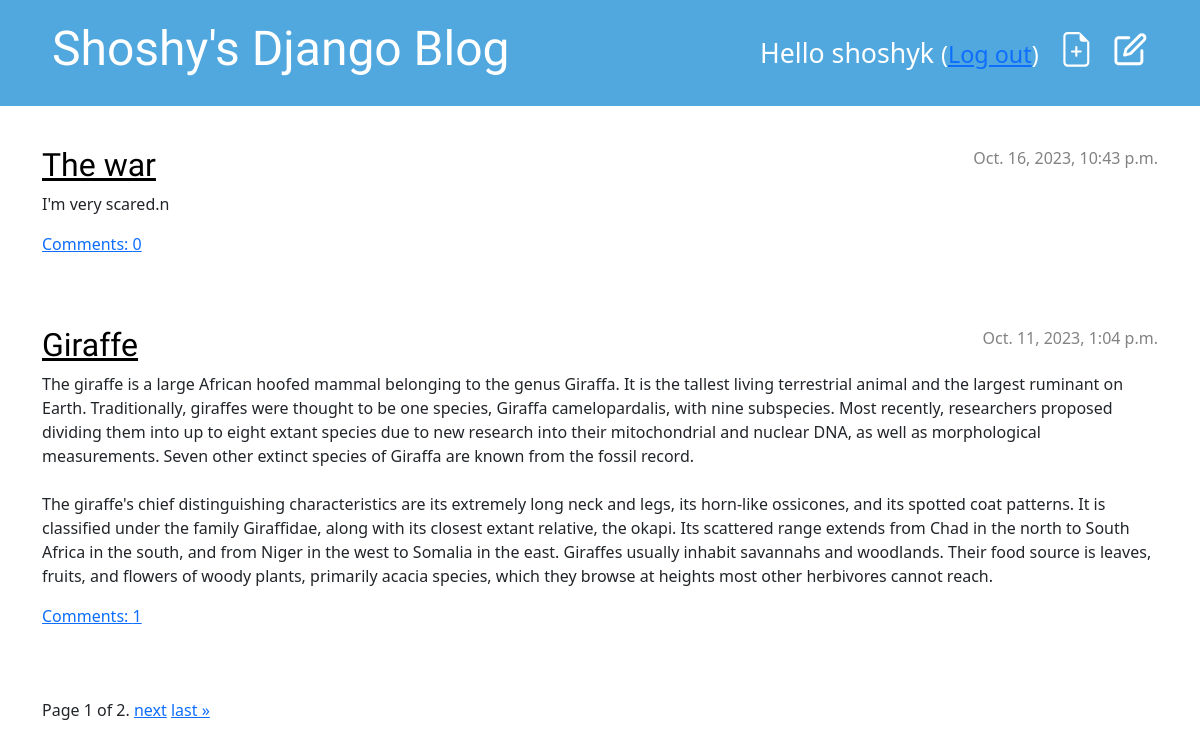
The app's page / (signed in) with its own data.
### blog/models.py (models this page shows, shortened)
class Post(models.Model):
    author = models.ForeignKey(settings.AUTH_USER_MODEL, on_delete=models.CASCADE)
    title = models.CharField(max_length=200)
    text = models.TextField()
    created_date = models.DateTimeField(default=timezone.now)
    published_date = models.DateTimeField(blank=True, null=True)
    def approved_comments(self):
        return self.comments.filter(approved_comment=True)

### blog/views.py (the view)
# urls.py: path('', PostListView.as_view(), name='post_list'),
class PostListView(ListView):
    model = Post
    paginate_by = 2
    queryset = Post.objects.filter(published_date__lte=timezone.now()).order_by('-published_date')
    template_name = 'post_list.html'

### blog/templates/blog/post_list.html (shortened to what this page needs)
{% extends 'blog/base.html' %}
{% block content %}
{% for post in page_obj %}
<article class="post">
    <time class="date">
        {{ post.published_date }}
    </time>
    <h2><a href="{% url 'post_detail' pk=post.pk %}">{{ post.title }}</a></h2>
    <p>{{ post.text|linebreaksbr }}</p>
    <a href="{% url 'post_detail' pk=post.pk %}">Comments: {{ post.approved_comments.count }}</a>
</article>
{% endfor %}
<div class="pagination">
    <span class="step-links">
        <span class="current">
            Page {{ page_obj.number }} of {{ page_obj.paginator.num_pages }}.
        </span>
        {% if page_obj.has_next %}
            <a href="?page={{ page_obj.next_page_number }}">next</a>
            <a href="?page={{ page_obj.paginator.num_pages }}">last &raquo;</a>
        {% endif %}
    </span>
</div>
{% endblock %}

### blog/templates/blog/base.html (shortened to what this page needs)
{% load static %}
<!DOCTYPE html>
<html>
<head>
    <link rel="stylesheet" href="{% static 'css/blog.css' %}">
    <link rel="stylesheet" href="https://cdn.jsdelivr.net/npm/bootstrap@5.1.3/dist/css/bootstrap.min.css"
>
</head>
<body>
<header class="page-header">
    <div class="container">
        {% if user.is_authenticated %}
        <a href="{% url 'post_draft_list' %}" class="top-menu">
            </span></a>
        <a href="{% url 'post_new' %}" class="top-menu">
        </a>
         <p class="top-menu-2">Hello {{ user.username }} <small>(<a href="{% url 'logout' %}">Log out</a>)</small></p>
        {% else %}
        <a href="{% url 'login' %}" class="top-menu">
     {% include './icons/login-icon.svg' %}
         </a>
        {% endif %}
        <h1><a href="/">Shoshy's Django Blog</a></h1>
    </div>
</header>
<main class="container">
    <div class="row">
        <div class="col">
            {% block content %}
            {% endblock %}
        </div>
    </div>
</main>
</body>
</html>

### blog/static/css/blog.css (style rules this page uses)
.page-header { background-color: #50A8DF; margin-top: 0; margin-bottom: 40px; padding: 20px 20px 20px 40px; }
.page-header h1, .page-header h1 a, .page-header h1 a:visited, .page-header h1 a:active { color: #ffffff; font-size: 36pt; text-decoration: none; }
h1, h2, h3, h4 { font-family: 'Lobster', cursive; }
.date { color: #828282; }
.top-menu, .top-menu:hover, .top-menu:visited { color: #ffffff; float: right; font-size: 26pt; margin-right: 20px; }
.top-menu-2, .top-menu-2:hover, .top-menu-2:visited { color: #ffffff; float: right; font-size: 20pt; margin-right: 20px; margin-top: 13px; }
.post { margin-bottom: 70px; }
.post h2 a, .post h2 a:visited { color: #000000; }
.post > .date, .post > .actions { float: right; }

### records on screen
Post: published_date "Oct. 16, 2023, 10:43 p.m.", title "The war", text "I'm very scared.n", approved_comments.count "0"
Post: published_date "Oct. 11, 2023, 1:04 p.m.", title "Giraffe", text "The giraffe is a large African hoofed mammal belonging to the genus Giraffa. It is the tallest living terrestrial animal and the largest ruminant on Earth. Traditionally, giraffes were thought to be one species, Giraffa camelopardalis, with nine subspecies. Most recently, researchers proposed dividing them into up to eight extant species due to new research into their mitochondrial and nuclear DNA, as well as morphological measurements. Seven other extinct species of Giraffa are known from the fossil record. The giraffe's chief distinguishing characteristics are its extremely long neck and legs, its horn-like ossicones, and its spotted coat patterns. It is classified under the family…", approved_comments.count "1"

### other values on screen
{{ user.username }} "shoshyk"
{{ page_obj.number }} "1"
{{ page_obj.paginator.num_pages }} "2"
